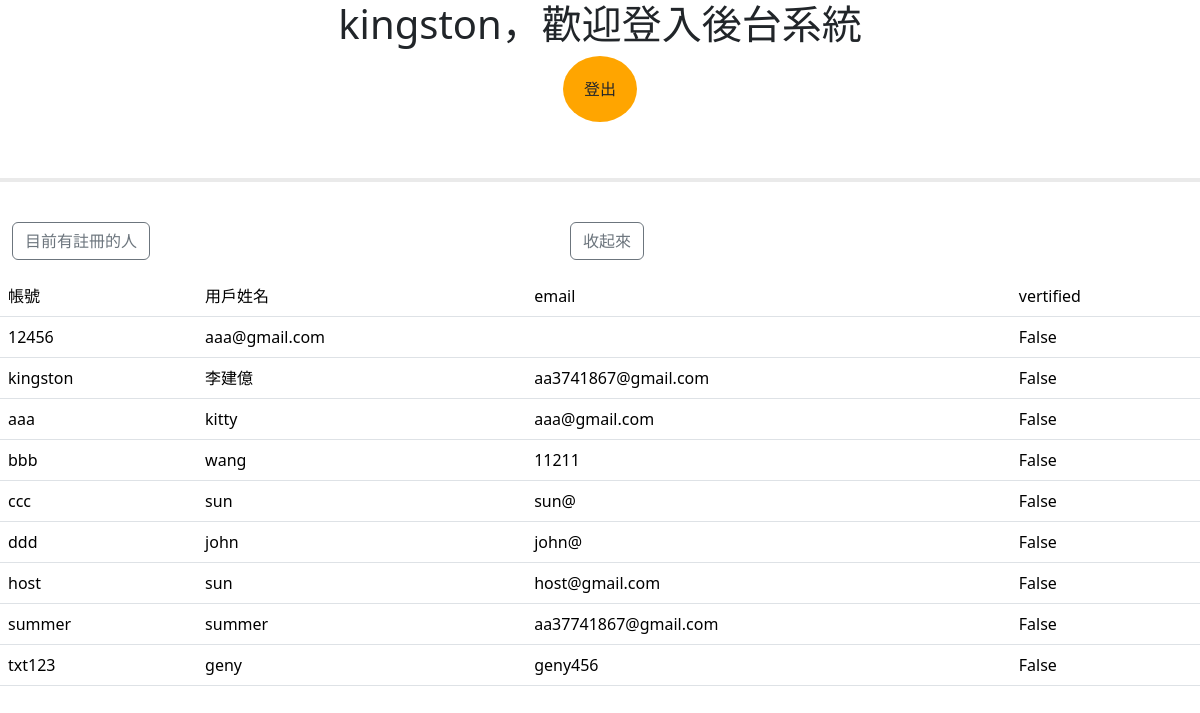
Page /web_app/home_list/ (signed in) on the earlier database version.
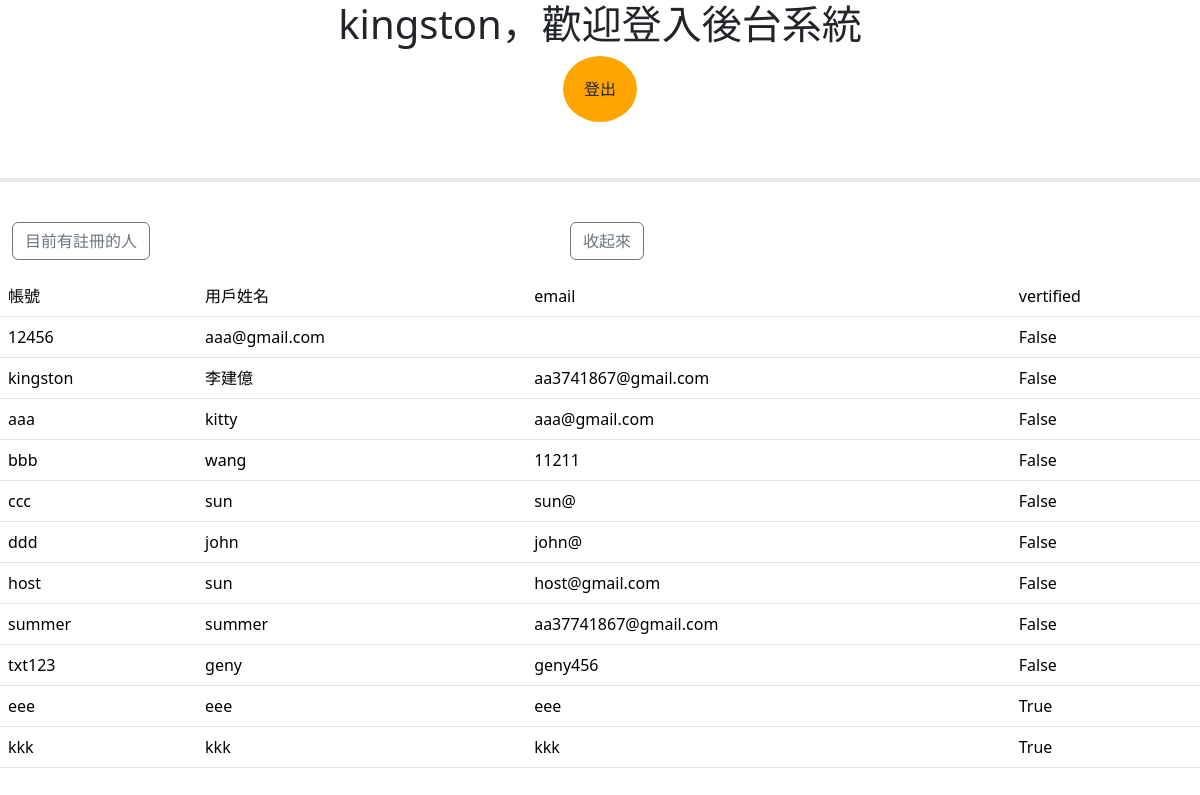
Same page on the later database version.
### web_app/models.py (models this page shows)
class Visitor(models.Model):
    user = models.CharField(max_length = 30)
    password = models.CharField(max_length = 20)
    name = models.CharField(max_length = 50)
    email = models.CharField(max_length = 30)
    vertified = models.BooleanField(default = False)
    class Meta:
        db_table = "visitor"

### web_app/views.py (the view)
class Homelist(ListView):
    model = Visitor
    template_name = "home_list.html"
    context_object_name = "db_list"
    def get_context_data(self,**kwargs):     #overwriting get_context_data --> **kwargs = {}
        context = super().get_context_data(**kwargs)
        context['username'] = self.request.session["login_user"]
        return context

### templates/home_list.html
{% extends "home.html" %}
{% block list %}
{% for db in db_list %}
<tr>
    <td> {{db.user}} </td>
    <td> {{db.name}} </td>
    <td> {{db.email}}</td>
    <td>{{db.vertified}}</td>
</tr>
{% endfor %}
{% endblock %}

Differences in the rows shown:
added Visitor: user "eee", name "eee", email "eee", vertified "True"
added Visitor: user "kkk", name "kkk", email "kkk", vertified "True"
